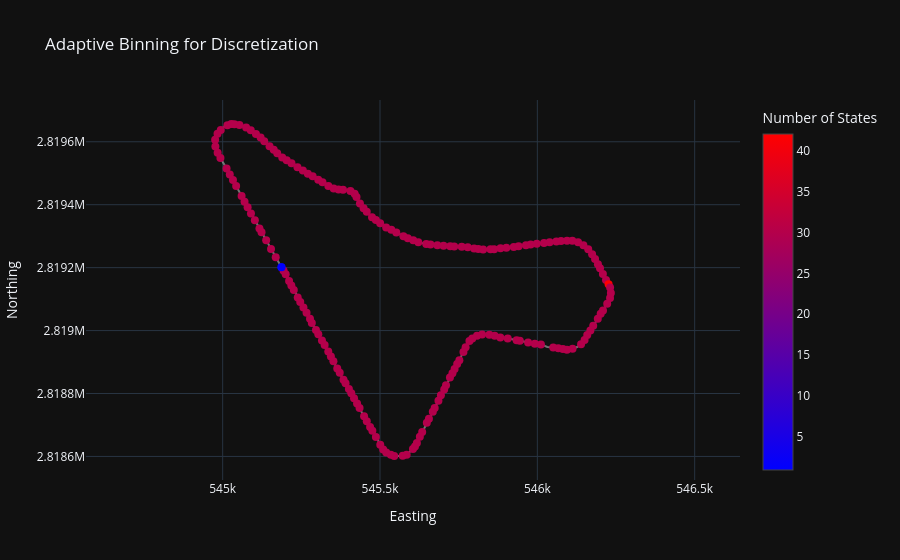
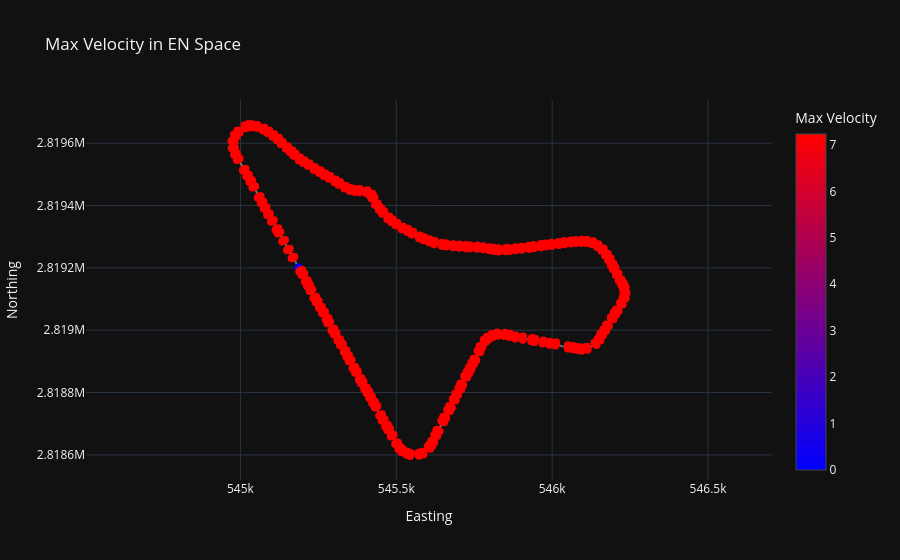

The code cell stored with these charts, in order, in its notebook:
### Code cell
import plotly.graph_objects as go

converted_df = pd.read_parquet("../data/frenet_states.parquet")
track_df = pd.read_csv("../data/track_centerline.csv")

all_s = track_df['s'].to_numpy()
all_E = track_df['E'].to_numpy()
all_N = track_df['N'].to_numpy()

sampled_s = np.sort(converted_df['s'].unique())
sampled_E = np.interp(sampled_s, all_s, all_E)
sampled_N = np.interp(sampled_s, all_s, all_N)
sampled_num_states = (
    converted_df.groupby('s').size()
    .reindex(sampled_s)
    .fillna(0)
    .to_numpy()
)

fig1 = go.Figure()
fig1.add_trace(go.Scatter(
    x=all_E,
    y=all_N,
    mode='lines',
    line=dict(color='lightgray', width=2),
    opacity=0.5
))
fig1.add_trace(go.Scatter(
    x=sampled_E,
    y=sampled_N,
    mode='markers',
    marker=dict(
        color=sampled_num_states,
        colorbar=dict(title='Number of States'),
        size=8,
        colorscale='bluered',
        showscale=True,
        symbol='circle'
    ),
    text=[f's={s:.2f}<br>states={n}' for s, n in zip(sampled_s, sampled_num_states)],
    hovertemplate='E=%{x:.1f}<br>N=%{y:.1f}<br>%{text}<extra></extra>'
))
fig1.update_layout(
    title='Adaptive Binning for Discretization',
    xaxis_title='Easting',
    yaxis_title='Northing',
    template='plotly_dark',
    yaxis=dict(scaleanchor="x", scaleratio=1),
    showlegend=False
)
fig1.show()

en_group = (
    converted_df.groupby(['E', 'N'])['v']
    .max()
    .reset_index()
    .sort_values(['E', 'N'])
)

fig2 = go.Figure()
fig2.add_trace(go.Scatter(
    x=all_E,
    y=all_N,
    mode='lines',
    line=dict(color='lightgray', width=2),
    opacity=0.5
))
fig2.add_trace(go.Scatter(
    x=en_group['E'],
    y=en_group['N'],
    mode='markers',
    marker=dict(
        color=en_group['v'],
        colorbar=dict(title='Max Velocity'),
        size=8,
        colorscale='bluered',
        showscale=True,
        symbol='circle'
    ),
    text=[f'v_max={v:.2f}' for v in en_group['v']],
    hovertemplate='E=%{x:.1f}<br>N=%{y:.1f}<br>%{text}<extra></extra>'
))
fig2.update_layout(
    title='Max Velocity in EN Space',
    xaxis_title='Easting',
    yaxis_title='Northing',
    template='plotly_dark',
    yaxis=dict(scaleanchor="x", scaleratio=1),
    showlegend=False
)
fig2.show()

### Figure 1 — Plotly figure (JSON) as saved in the notebook; plotly's stock layout.template omitted (floating-point values rounded to 4 significant figures; data arrays with more than 128 entries replaced by an {"elided": "..."} marker saying what was removed)
{"data": [{"line": {"color": "lightgray", "width": 2}, "mode": "lines", "opacity": 0.5, "type": "scatter", "x": {"elided": "404 float values"}, "y": {"elided": "404 float values"}}, {"hovertemplate": "E=%{x:.1f}<br>N=%{y:.1f}<br>%{text}<extra></extra>", "marker": {"color": {"elided": "188 int values"}, "colorbar": {"title": {"text": "Number of States"}}, "colorscale": [[0, "rgb(0,0,255)"], [1, "rgb(255,0,0)"]], "showscale": true, "size": 8, "symbol": "circle"}, "mode": "markers", "text": {"elided": "188 str values"}, "type": "scatter", "x": {"elided": "188 float values"}, "y": {"elided": "188 float values"}}], "layout": {"showlegend": false, "title": {"text": "Adaptive Binning for Discretization"}, "xaxis": {"title": {"text": "Easting"}}, "yaxis": {"scaleanchor": "x", "scaleratio": 1, "title": {"text": "Northing"}}}}

### Figure 2 — Plotly figure (JSON) as saved in the notebook; plotly's stock layout.template omitted (floating-point values rounded to 4 significant figures; data arrays with more than 128 entries replaced by an {"elided": "..."} marker saying what was removed)
{"data": [{"line": {"color": "lightgray", "width": 2}, "mode": "lines", "opacity": 0.5, "type": "scatter", "x": {"elided": "404 float values"}, "y": {"elided": "404 float values"}}, {"hovertemplate": "E=%{x:.1f}<br>N=%{y:.1f}<br>%{text}<extra></extra>", "marker": {"color": {"elided": "934 float values"}, "colorbar": {"title": {"text": "Max Velocity"}}, "colorscale": [[0, "rgb(0,0,255)"], [1, "rgb(255,0,0)"]], "showscale": true, "size": 8, "symbol": "circle"}, "mode": "markers", "text": {"elided": "934 str values"}, "type": "scatter", "x": {"elided": "934 float values"}, "y": {"elided": "934 float values"}}], "layout": {"showlegend": false, "title": {"text": "Max Velocity in EN Space"}, "xaxis": {"title": {"text": "Easting"}}, "yaxis": {"scaleanchor": "x", "scaleratio": 1, "title": {"text": "Northing"}}}}
